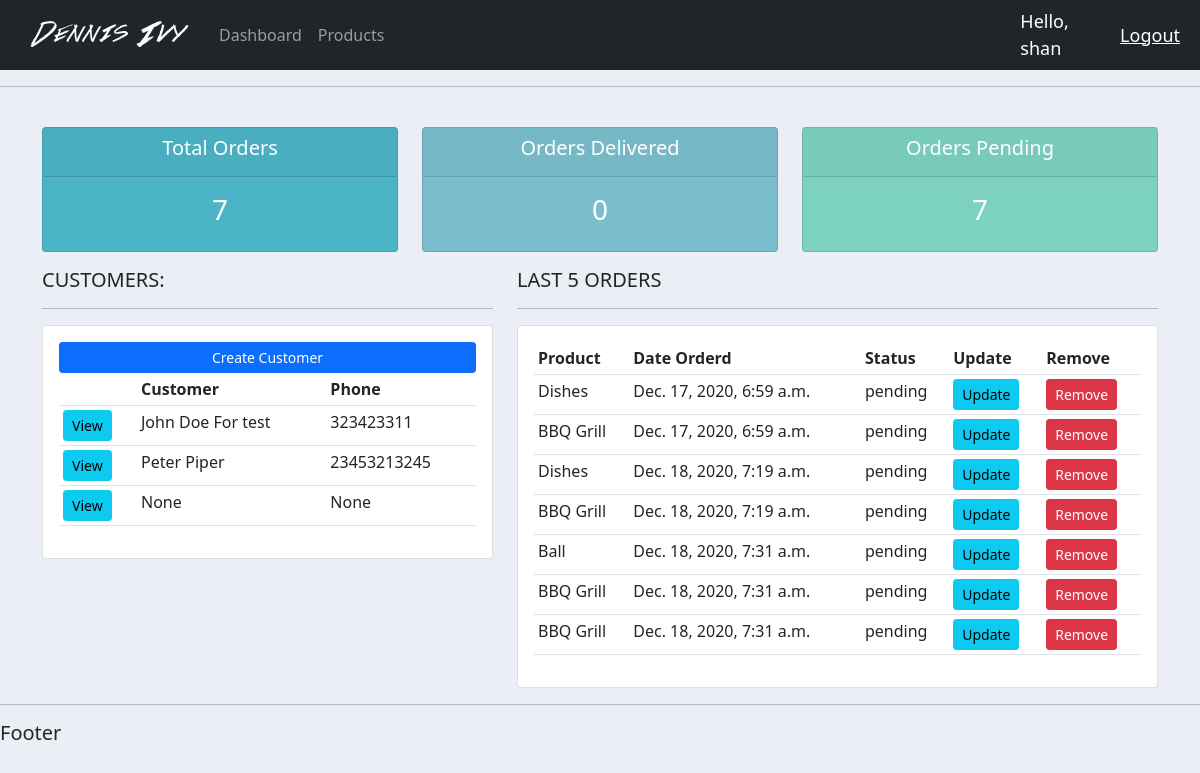
Before: / (signed in) with the older database file.
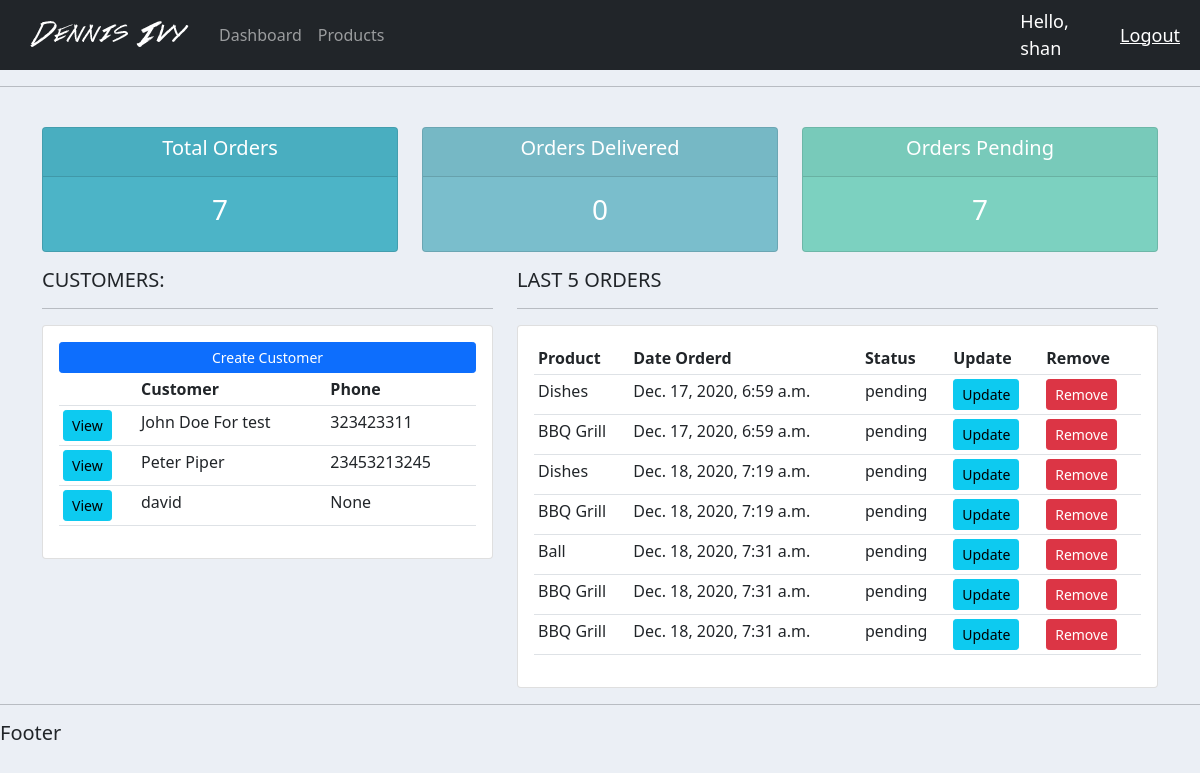
After: the same page with the newer database file.
### accounts/models.py (models this page shows, shortened)
class Customer(models.Model):
    user = models.OneToOneField(User, null=True, blank=True, on_delete=models.CASCADE)
    name = models.CharField(max_length=200, null=True)
    phone = models.CharField(max_length=200, null=True)
    mail = models.EmailField(max_length=200, null=True)
    profile_pic = models.ImageField(default="profile1.png",null=True, blank=True)
    date_created = models.DateTimeField(auto_now_add=True, null=True)

class Order(models.Model):
    STATS = (
        ('pending', 'Pending'),
        ('Out of Delivery', 'Out of Delivery'),
        ('Delivered', 'Delivered'),
    )
    customer = models.ForeignKey(Customer, null=True, on_delete=models.SET_NULL)
    product = models.ForeignKey(Product, null=True, on_delete=models.SET_NULL)
    date_created = models.DateTimeField(auto_now_add=True, null=True)
    status = models.CharField(max_length=200, null=True, choices=STATS)
    note = models.CharField(max_length=200, null=True)

class Product(models.Model):
    CATS = (
        ('indoor', 'Indoor'),
        ('outdoor', 'OutDoor'),
    )
    name = models.CharField(max_length=200)
    price = models.FloatField(null=True)
    category = models.CharField(max_length=200, null=True, choices=CATS)
    description = models.CharField(max_length=200, null=True, blank=True)
    date_created = models.DateTimeField(auto_now_add=True, null=True)
    tag = models.ManyToManyField(Tag)

### accounts/decorators.py (the view)
    def wrapper_func(request, *args, **kwargs):
        group = None
        if request.user.groups.exists():
            group = request.user.groups.all()[0].name
        if group == 'admins':
            return view_func(request, *args, **kwargs)
        if group == 'customers':
            return redirect('user-page')

### accounts/views.py (called while the page is built)
@login_required(login_url='login')
@admin_only
def home(request):
    orders = Order.objects.all()
    customers = Customer.objects.all()
    total_orders = orders.count()
    delivered_orders = orders.filter(status='Delivered').count()
    pending_orders = orders.filter(status='pending').count()
    context = {
        'orders': orders,
        'customers': customers,
        'total_orders': total_orders,
        'delivered_orders': delivered_orders,
        'pending_orders': pending_orders
    }
    return render(request, 'accounts/dashboard.html', context)

### accounts/templates/accounts/dashboard.html
{% extends 'accounts/base.html' %}
{% block content %}
{% include 'accounts/status.html' %}
<div class="row">
    <div class="col-md-5">
        <h5>CUSTOMERS:</h5>
        <hr>
        <div class="card card-body">
            <a class="btn btn-primary  btn-sm btn-block" href="">Create Customer</a>
            <table class="table table-sm">
                <tr>
                    <th></th>
                    <th>Customer</th>
                    <th>Phone</th>
                </tr>
                {% for customer in customers %}
                <tr>
                    <td><a class="btn btn-sm btn-info" href="{% url 'customer' customer.id %}">View</a></td>
                    <td>{{ customer.name }}</td>
                    <td>{{ customer.phone}}</td>
                </tr>
                {% endfor %}
            </table>
        </div>
    </div>
    <div class="col-md-7">
        <h5>LAST 5 ORDERS</h5>
        <hr>
        <div class="card card-body">
            <table class="table table-sm">
                <tr>
                    <th>Product</th>
                    <th>Date Orderd</th>
                    <th>Status</th>
                    <th>Update</th>
                    <th>Remove</th>
                </tr>
                {% for order in orders %}
                <tr>
                    <td>{{ order.product.name }}</td>
                    <td>{{ order.date_created }}</td>
                    <td>{{ order.status }}</td>
                    <td><a class="btn btn-sm btn-info" href="{% url 'update_order' order.id %}">Update</a></td>
                    <td><a class="btn btn-sm btn-danger" href="{% url 'delete_order' order.id %}">Remove</a></td>
                </tr>
                {% endfor %}
            </table>
        </div>
    </div>
</div>
{% endblock %}

### accounts/templates/accounts/base.html (shortened to what this page needs)
<!DOCTYPE html>
<html lang="en">
<head>
    {% load static %}
    <link href="https://cdn.jsdelivr.net/npm/bootstrap@5.0.0-beta1/dist/css/bootstrap.min.css"
          rel="stylesheet"
>
    <link rel="stylesheet" type="text/css" href="{% static '/css/style.css' %}">
</head>
<body>
    {% include 'accounts/navbar.html' %}
    <hr>
    <div class="container">
        {% block content %}
        {% endblock %}
    </div>
    <hr>
    <h5>Footer</h5>
</body>
</html>

### accounts/templates/accounts/navbar.html (shortened to what this page needs)
{% load static %}
<nav class="navbar navbar-expand-lg navbar-dark bg-dark">
    <div class="container-fluid">
        <img src="{% static 'images/logo.png' %}">
        <div class="collapse navbar-collapse" id="navbarNav">
            <ul class="navbar-nav">
                {% if request.user.is_staff %}
                <li class="nav-item">
                    <a class="nav-link" href="{% url 'dashboard' %}">Dashboard</a>
                </li>
                <li class="nav-item">
                    <a class="nav-link" href="{% url 'products' %}">Products</a>
                </li>
                {% else %}
                <li class="nav-item">
                    <a class="nav-link" href="{% url 'settings' %}">Settings</a>
                </li>
                {% endif %}
            </ul>
        </div>
    </div>
    <span class="hello-msg">Hello, {{ request.user }}</span>
    <span><a class="hello-msg" href="{% url 'logout' %}">Logout</a></span>
</nav>

### accounts/templates/accounts/status.html
<br>
<div class="row">
    <div class="col">
        <div class="col-md">
            <div class="card text-center text-white  mb-3" id="total-orders">
                <div class="card-header">
                    <h5 class="card-title">Total Orders</h5>
                </div>
                <div class="card-body">
                    <h3 class="card-title">{{ total_orders}}</h3>
                </div>
            </div>
        </div>
    </div>
    <div class="col">
        <div class="col-md">
            <div class="card text-center text-white  mb-3" id="orders-delivered">
                <div class="card-header">
                    <h5 class="card-title">Orders Delivered</h5>
                </div>
                <div class="card-body">
                    <h3 class="card-title">{{delivered_orders}}</h3>
                </div>
            </div>
        </div>
    </div>
    <div class="col">
        <div class="col-md">
            <div class="card text-center text-white  mb-3" id="orders-pending">
                <div class="card-header">
                    <h5 class="card-title">Orders Pending</h5>
                </div>
                <div class="card-body">
                    <h3 class="card-title">{{pending_orders}}</h3>
                </div>
            </div>
        </div>
    </div>
</div>

### static/css/style.css (style rules this page uses)
body { background-color: #ebeff5; }
#total-orders { background-color: #4cb4c7; }
#orders-delivered { background-color: #7abecc; }
#orders-pending { background-color: #7CD1C0; }

### accounts/templates/accounts/navbar.html (style rules this page uses)
.hello-msg { font-size: 18px; color: #fff; margin-right: 20px; }

Changed rows visible on the page:
removed Customer: name "None", phone "None"
added Customer: name "david", phone "None"
